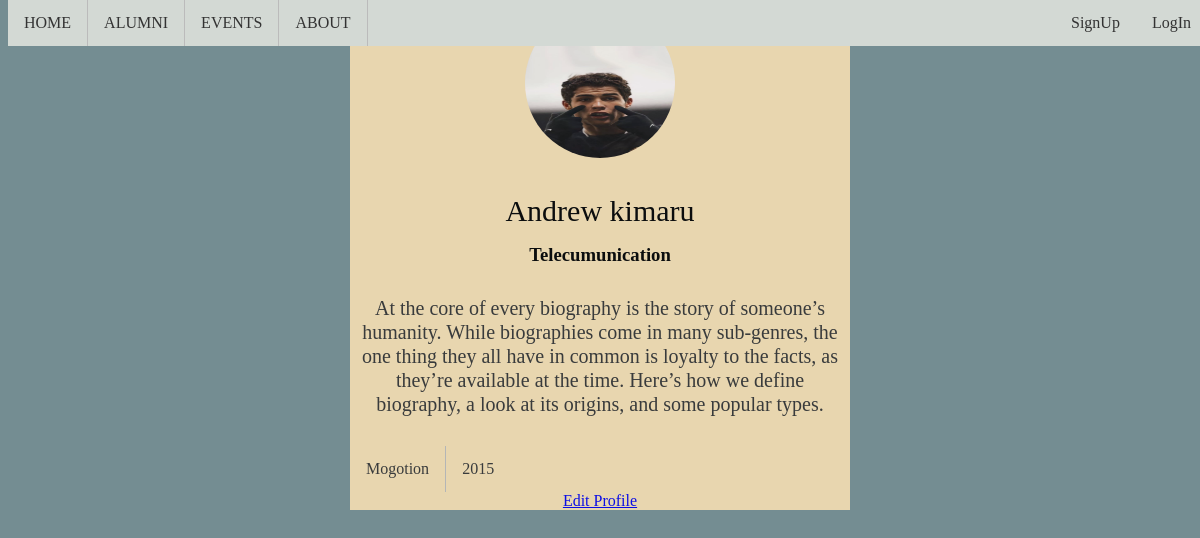
The app's page /myprofile/kim@gmail.com with its own data.
### tables this page shows
CREATE TABLE users (id INTEGER PRIMARY KEY AUTOINCREMENT, firstname TEXT, surname TEXT, email TEXT, password TEXT);

CREATE TABLE profiles (user_id INTEGER PRIMARY KEY, education TEXT, location  TEXT, bio TEXT, year INTEGER, house TEXT);

### app.py (the view)
@app.route("/myprofile/<email>")
def myprofile(email):
    print(email)
    conn = connect_db()
    cursor = conn.cursor()
    user = conn.execute("SELECT users.firstname, users.surname, users.email, profiles.education, profiles.location, profiles.bio, profiles.year FROM users INNER JOIN profiles ON users.id=profiles.user_id WHERE users.email = ?", (email,)).fetchone()
    conn.close()
    print(user)
    return render_template("prof.html", user=user)

### db.py (called while the page is built)
def connect_db():
    conn = sqlite3.connect('users.db')  # Replace 'users.db' with your desired filename
    conn.execute('CREATE TABLE IF NOT EXISTS users (id INTEGER PRIMARY KEY AUTOINCREMENT, firstname TEXT, surname TEXT, email TEXT, password TEXT)')
    conn.execute('CREATE TABLE IF NOT EXISTS profiles (user_id INTEGER PRIMARY KEY, education TEXT, location  TEXT, bio TEXT, year INTEGER, house TEXT)')
    return conn

### templates/prof.html
{% extends "layout.html" %}
{% block allcontent %}
  <div class="profile-container">
    <img src="{{url_for('static', filename='images/roro.jpeg')}}" class="profile-picture">
    <div class="info">
      <h1>{{user[0]}} {{user[1]}}</h1>
      <h3>{{user[3]}}</h3>
      <p>{{user[6]}}</p>
      <ul class="contact">
        <li><a href="mailto:johndoe@example.com">{{user[4]}}</a></li>
        <li><a href="https://www.facebook.com/johndoe">{{user[5]}}</a></li>
      </ul>
      <a href="{{ url_for('edit_profile', email=user[0]) }}" class="edit-button">Edit Profile</a>
    </div>
  </div>
{% endblock %}

### static/css/main.css (style rules this page uses)
body { background-color: 748D92; }
ul { list-style-type: none; margin: 0; padding: 0; overflow: hidden; }
li { float: left; border-right: 1px solid #bbb; }
li:last-child { border-right: none; }
li a { display: block; color: #333; text-align: center; padding: 14px 16px; text-decoration: none; }
h1 { font-size: 30px; font-weight: 500; }
p { font-size: 20px; font-weight: 300; color: #333; line-height: 24px; padding: 10px; }
h3 { text-align: center; font-weight: 600; margin: 10px; }
.profile-container { background-color: wheat; display: flex; justify-content: center; align-items: center; flex-direction: column; max-width: 500px; margin: 0 auto; opacity: .9; }
.profile-picture { width: 150px; height: 150px; border-radius: 50%; margin-bottom: 1rem; }
.info { text-align: center; text-decoration: solid; }
.contact { list-style: none; padding: 0; margin: 0; }

### static/css/style.css (style rules this page uses)
body { background-repeat: no-repeat; background-size: cover; height: 100vh; }
ul { list-style-type: none; margin: 0; padding: 0; overflow: hidden; }
li { float: left; border-right: 1px solid #bbb; }
li:last-child { border-right: none; }
li a { display: block; text-align: center; padding: 14px 16px; text-decoration: none; }
h1 { margin-bottom: 1rem; }

### records on screen
users: firstname "Andrew", surname "kimaru"
profiles: education "Telecumunication", year "At the core of every biography is the story of someone’s humanity. While biographies come in many sub-genres, the one thing they all have in common is loyalty to the facts, as they’re available at the time. Here’s how we define biography, a look at its origins, and some popular types.", location "Mogotion", bio "2015"
